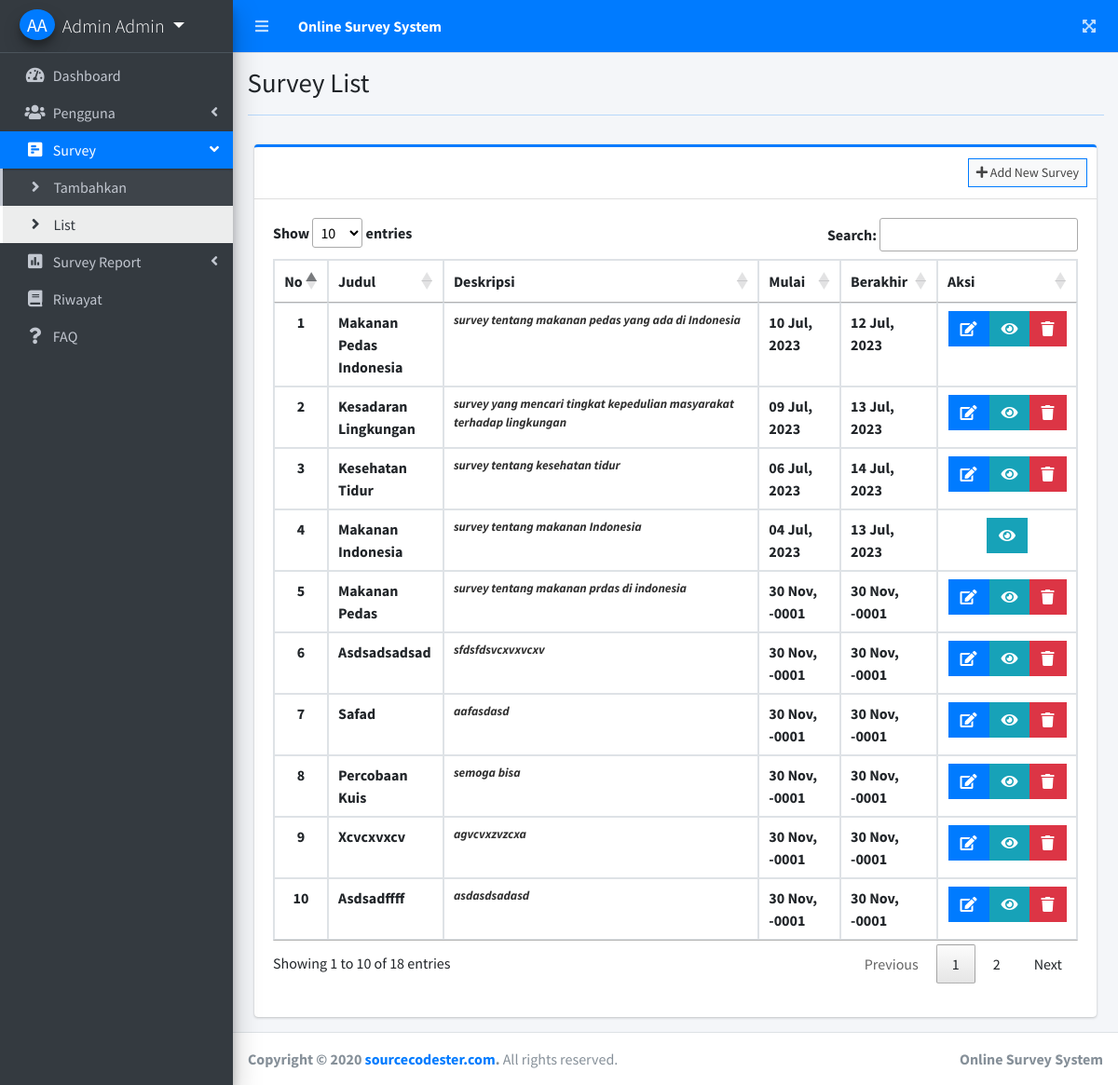
Page /survey.php?page=survey_list (signed in) on the committed database.
### tables this page shows
CREATE TABLE `survey_set` (
  `id` int(30) NOT NULL,
  `title` varchar(200) NOT NULL,
  `description` text NOT NULL,
  `user_id` int(30) NOT NULL,
  `start_date` date NOT NULL,
  `end_date` date NOT NULL,
  `date_created` datetime NOT NULL DEFAULT current_timestamp(),
  `skor` int(11) NOT NULL,
  `poin_survey` int(30) NOT NULL,
  `stok_poin` int(30) NOT NULL,
  `poin_r` int(30) NOT NULL,
  `status_r` varchar(50) NOT NULL,
  `status_s` varchar(30) NOT NULL
);

### survey_list.php (the view, shortened to what this page needs)
<?php include'db_connect.php' ?>
<div class="col-lg-12">
	<div class="card card-outline card-primary">
		<div class="card-header">
			<div class="card-tools">
				<a class="btn btn-block btn-sm btn-default btn-flat border-primary" href="./survey.php?page=new_survey"><i class="fa fa-plus"></i> Add New Survey</a>
			</div>
		</div>
		<div class="card-body">
			<table class="table tabe-hover table-bordered" style="width:100%" id="list">
				<thead>
					<tr>
						<th class="text-center" data-priority="3">No</th>
						<th data-priority="2">Judul</th>
						<th>Deskripsi</th>
						<th>Mulai</th>
						<th>Berakhir</th>
						<th data-priority="1">Aksi</th>
					</tr>
				</thead>
				<tbody>
					<?php
					$i = 1;
					if($_SESSION['login_type'] == 1) {
						$qry = $conn->query("SELECT * FROM survey_set ORDER BY id DESC");
					}else{
						$qry = $conn->query("SELECT * FROM survey_set where user_id = {$_SESSION['login_id']} ORDER BY id DESC");
					}
					while($row= $qry->fetch_assoc()):
					?>
					<tr>
						<th class="text-center"><?php echo $i++ ?></th>
						<td><b><?php echo ucwords($row['title']) ?></b></td>
						<td><b class="truncate"><?php echo $row['description'] ?></b></td>
						<td><b><?php echo date("d M, Y",strtotime($row['start_date'])) ?></b></td>
						<td><b><?php echo date("d M, Y",strtotime($row['end_date'])) ?></b></td>
						<td class="text-center">
		                    <div class="btn-group">
								<?php if($row['status_r'] == 'sedang berbagi' || $row['status_r'] == 'berhenti berbagi') {?>
									<form id="view"  action="survey.php?page=view_survey" method="POST">
									<button class="btn btn-info btn-flat" ><i class="fas fa-eye"></i></button>
									</form>
								<?php
								}	else {
								?>
								<form id="edit"  action="survey.php?page=edit_survey" method="POST">
								<button class="btn btn-primary btn-flat"  title="edit survey"><i class="fas fa-edit"></i></button>
								</form>
								<form id="view"  action="survey.php?page=view_survey" method="POST">
								<button class="btn btn-info btn-flat" title="lihat survey"><i class="fas fa-eye"></i></button>
								</form>
		                        <button type="button" class="btn btn-danger btn-flat delete_survey" data-id="<?php echo $row['id'] ?>"  title="Hapus">
		                          <i class="fas fa-trash"></i>
		                        </button>
								<?php
								}
								?>
	                      </div>
						</td>
					</tr>
				<?php endwhile; ?>
				</tbody>
			</table>
		</div>
	</div>
</div>

### rows in the picture
survey_set: title "Makanan Pedas Indonesia", description "survey tentang makanan pedas yang ada di Indonesia", start_date "10 Jul, 2023", end_date "12 Jul, 2023"
survey_set: title "Kesadaran Lingkungan", description "survey yang mencari tingkat kepedulian masyarakat terhadap lingkungan", start_date "09 Jul, 2023", end_date "13 Jul, 2023"
survey_set: title "Kesehatan Tidur", description "survey tentang kesehatan tidur", start_date "06 Jul, 2023", end_date "14 Jul, 2023"
survey_set: title "Makanan Indonesia", description "survey tentang makanan Indonesia", start_date "04 Jul, 2023", end_date "13 Jul, 2023"
survey_set: title "Makanan Pedas", description "survey tentang makanan prdas di indonesia", start_date "30 Nov, -0001", end_date "30 Nov, -0001"
survey_set: title "Asdsadsadsad", description "sfdsfdsvcxvxvcxv", start_date "30 Nov, -0001", end_date "30 Nov, -0001"
survey_set: title "Safad", description "aafasdasd", start_date "30 Nov, -0001", end_date "30 Nov, -0001"
survey_set: title "Percobaan Kuis", description "semoga bisa", start_date "30 Nov, -0001", end_date "30 Nov, -0001"
survey_set: title "Xcvcxvxcv", description "agvcvxzvzcxa", start_date "30 Nov, -0001", end_date "30 Nov, -0001"
survey_set: title "Asdsadffff", description "asdasdsadasd", start_date "30 Nov, -0001", end_date "30 Nov, -0001"

### other values in the picture
$_SESSION['login_firstname'].' '.$_SESSION['login_lastname'] "Admin Admin"
$title "Survey List"
